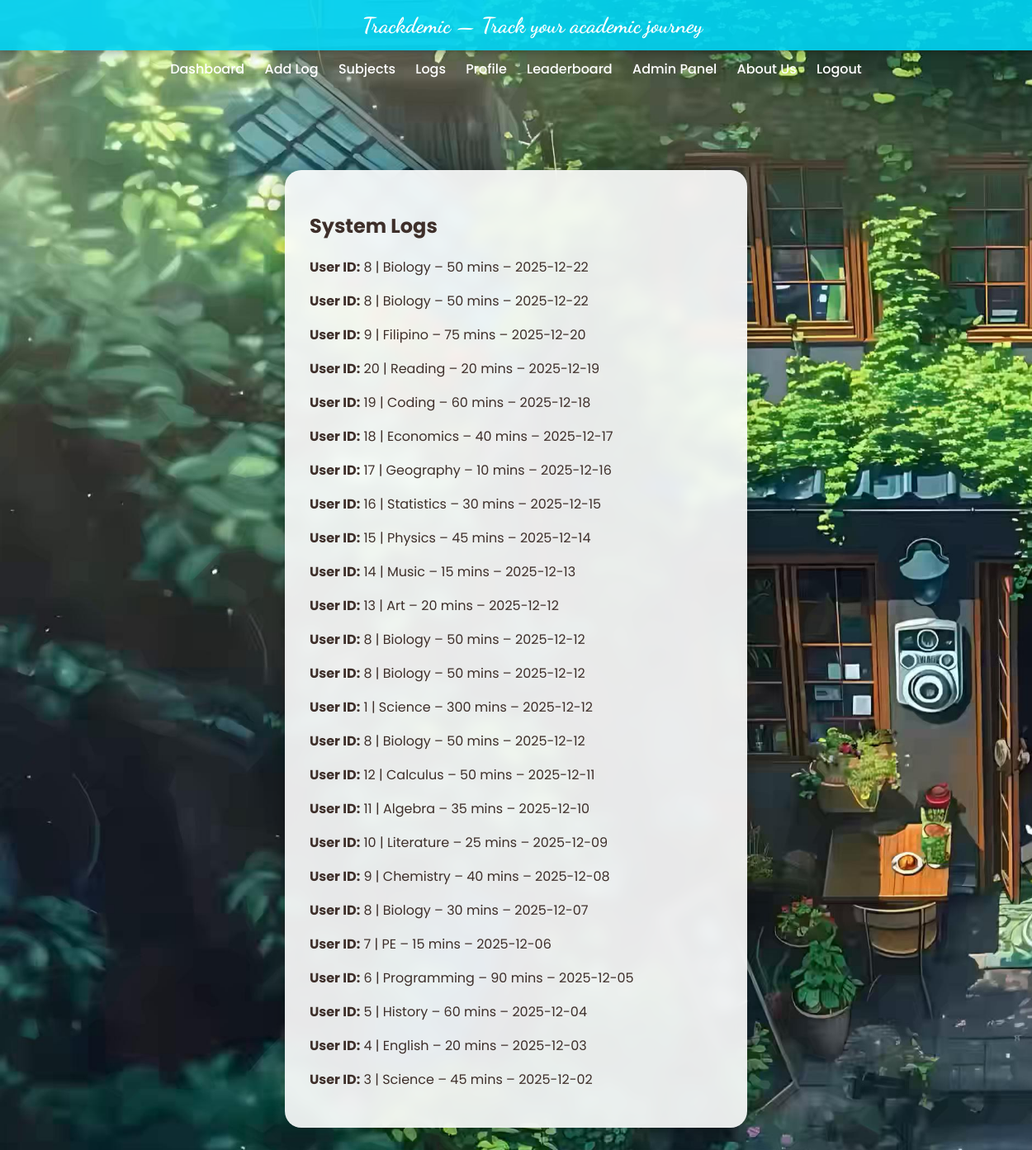
/admin/logs (signed in), run on the app's committed database.
### models.py (models this page shows, shortened)
class StudyLog(db.Model):
    __tablename__ = 'study_log'
    id = db.Column(db.Integer, primary_key=True)
    subject = db.Column(db.String(100), nullable=False)
    minutes = db.Column(db.Integer, nullable=False)
    date = db.Column(db.Date, nullable=False, default=lambda: datetime.utcnow().date())
    user_id = db.Column(db.Integer, db.ForeignKey('user.id'), nullable=False)
    subject_id = db.Column(db.Integer, db.ForeignKey('subject.id'), nullable=False)

### app.py (the view)
@app.route("/admin/logs")
@login_required
@admin_required
def admin_logs():
    logs = StudyLog.query.order_by(StudyLog.date.desc()).all()
    return render_template("admin/logs.html", logs=logs)

### app.py (called while the page is built)
@login_manager.user_loader
def load_user(user_id):
    return User.query.get(int(user_id))

@app.before_request
def make_session_permanent():
    session.permanent = True

def admin_required(f):
    @wraps(f)
    def wrapper(*args, **kwargs):
        if not current_user.is_authenticated or current_user.role != "admin":
            abort(403)
        return f(*args, **kwargs)
    return wrapper

### templates/admin/logs.html
{% extends "base.html" %}
{% block content %}
<div class="container">
    <h2>System Logs</h2>
    {% for log in logs %}
        <p>
            <strong>User ID:</strong> {{ log.user_id }} |
            {{ log.subject }} –
            {{ log.minutes }} mins –
            {{ log.date }}
        </p>
    {% endfor %}
</div>
{% endblock %}

### data on the page
StudyLog: user_id "8", subject "Biology", minutes "50", date "2025-12-22"
StudyLog: user_id "8", subject "Biology", minutes "50", date "2025-12-22"
StudyLog: user_id "9", subject "Filipino", minutes "75", date "2025-12-20"
StudyLog: user_id "20", subject "Reading", minutes "20", date "2025-12-19"
StudyLog: user_id "19", subject "Coding", minutes "60", date "2025-12-18"
StudyLog: user_id "18", subject "Economics", minutes "40", date "2025-12-17"
StudyLog: user_id "17", subject "Geography", minutes "10", date "2025-12-16"
StudyLog: user_id "16", subject "Statistics", minutes "30", date "2025-12-15"
StudyLog: user_id "15", subject "Physics", minutes "45", date "2025-12-14"
StudyLog: user_id "14", subject "Music", minutes "15", date "2025-12-13"
StudyLog: user_id "13", subject "Art", minutes "20", date "2025-12-12"
StudyLog: user_id "8", subject "Biology", minutes "50", date "2025-12-12"
StudyLog: user_id "8", subject "Biology", minutes "50", date "2025-12-12"
StudyLog: user_id "1", subject "Science", minutes "300", date "2025-12-12"
StudyLog: user_id "8", subject "Biology", minutes "50", date "2025-12-12"
StudyLog: user_id "12", subject "Calculus", minutes "50", date "2025-12-11"
StudyLog: user_id "11", subject "Algebra", minutes "35", date "2025-12-10"
StudyLog: user_id "10", subject "Literature", minutes "25", date "2025-12-09"
StudyLog: user_id "9", subject "Chemistry", minutes "40", date "2025-12-08"
StudyLog: user_id "8", subject "Biology", minutes "30", date "2025-12-07"
StudyLog: user_id "7", subject "PE", minutes "15", date "2025-12-06"
StudyLog: user_id "6", subject "Programming", minutes "90", date "2025-12-05"
StudyLog: user_id "5", subject "History", minutes "60", date "2025-12-04"
StudyLog: user_id "4", subject "English", minutes "20", date "2025-12-03"
StudyLog: user_id "3", subject "Science", minutes "45", date "2025-12-02"
